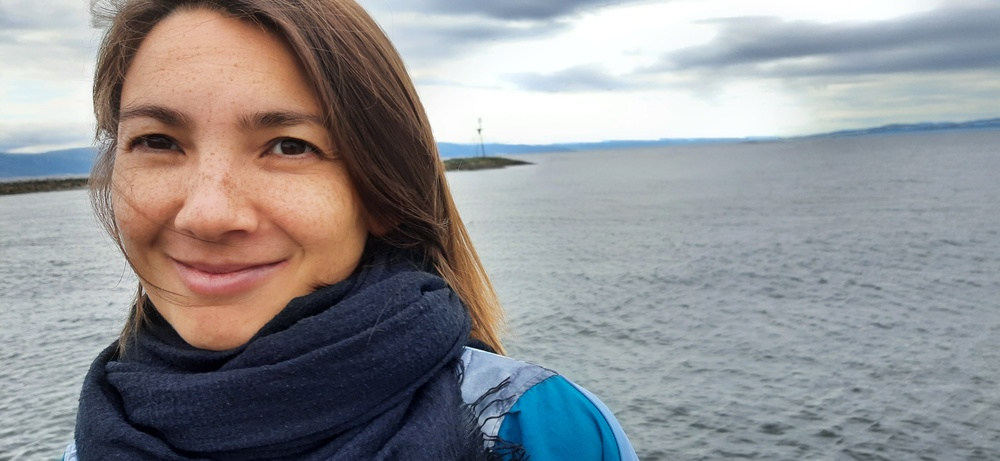
#> input picture bkup/anna.jpg, 1000 x 461 px, shrunk from 4000 x 1844 before the run, given in place of rope_2.mp4, which was not available
$ python rope_contour.py
#> lines starting #> are read from the running program, lines starting #| are printed output that depends on the picture; after the words box and inside, x2 and y2 are one past the last pixel; in counts of white or black regions, pixels touching at a corner belong together; pictures that were not available may be replaced by others from this repository, and a replacement may not be noted
import numpy as np
import cv2


cap = cv2.VideoCapture("rope_2.mp4")

while(True):
  # Capture frame-by-frame
   ret, frame = cap.read()
#> frame is the input picture: shape (461, 1000, 3); mean B, G, R 147.4, 144.7, 144.5

   # Our operations on the frame come here
   gray = cv2.cvtColor(frame, cv2.COLOR_BGR2GRAY)
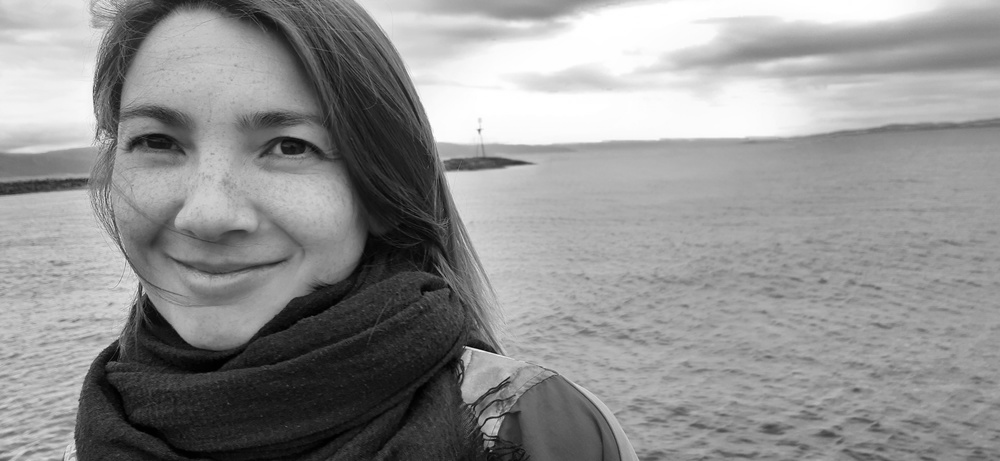
#> gray: shape (461, 1000); min 0, max 255, mean 144.9
   blur = cv2.GaussianBlur(gray,(5,5),2)
   #ret, thresh_img = cv2.threshold(blur,100,255,cv2.THRESH_BINARY)
   thresh_img = cv2.adaptiveThreshold(blur,255,cv2.ADAPTIVE_THRESH_GAUSSIAN_C,\
            cv2.THRESH_BINARY,15,5)
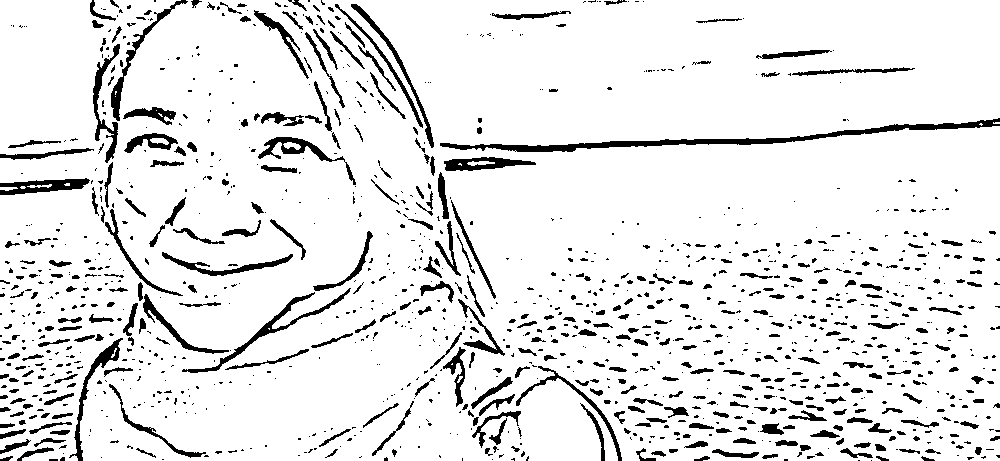
#> thresh_img: shape (461, 1000); 90.6% white; 1230 black regions (847 under 20 px)

   contours =  cv2.findContours(thresh_img,cv2.RETR_TREE,cv2.CHAIN_APPROX_SIMPLE)[-2]
#> contours = 1327 contours, 843 with area under 20; largest, box (x1, y1, x2, y2) and area: (0, 0, 1000, 461) 449784, (181, 287, 352, 374) 1270, (92, 43, 121, 164) 980, (443, 156, 537, 172) 920, (257, 136, 346, 163) 898
   for c in contours:
       cv2.drawContours(frame, [c], -1, (0,255,0), 3)
#> this loop made 1327 passes
#> c on passes 8, 10, 11: [[115, 96]], [[622, 0]], [[620, 0]]
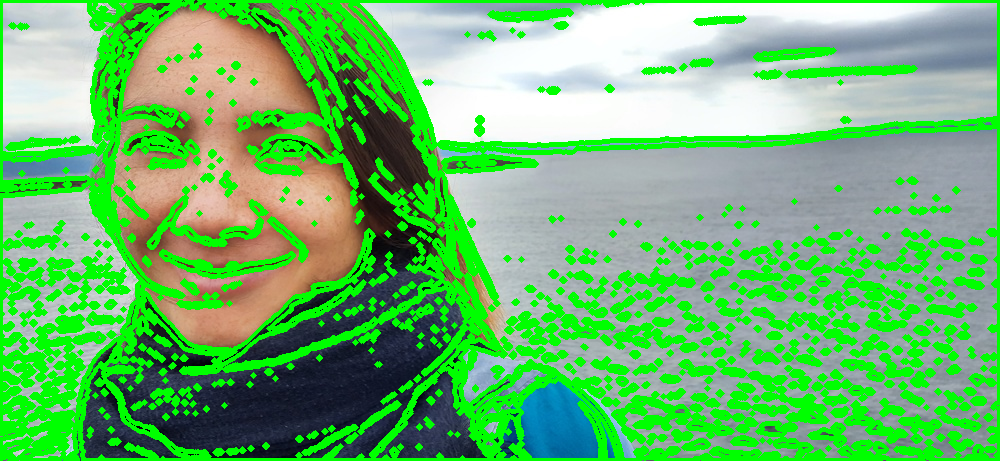
#> frame: shape (461, 1000, 3); mean B, G, R 108.5, 186.1, 107.1

   # Display the resulting frame
   cv2.imshow('frame',frame)
   if cv2.waitKey(15) & 0xFF == ord('q'):
#> (key q is pressed here)
        break

# When everything done, release the capture
cap.release()
cv2.destroyAllWindows()
